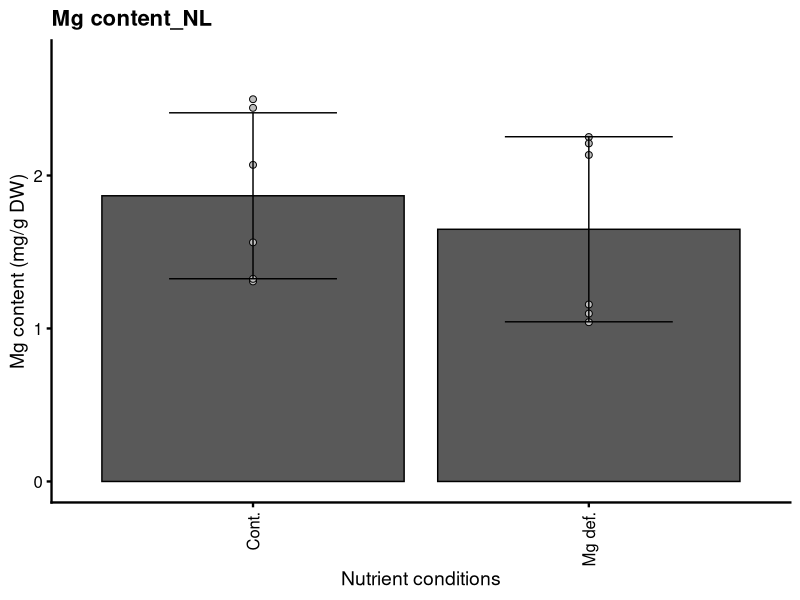

R code for this plot:
####################################################
####################################################
#Barplot by ggplot2#################################
####################################################
#Last UpDate 20201014 HY############################
####################################################

#Download packages
install.packages("ggplot2")
install.packages("cowplot")

#load packages
library(ggplot2)
library(cowplot)

#data import
d <- read.csv("Pheno/PhenoDemo.csv",header=TRUE)
d2 <- d[1:6,] 

#Setting of group turn
#d$Light <- factor(d$Light, levels=c("Open","Shading"))
d$Nutrient <- factor(d$Nutrient, levels=c("Cont.","Mg def."))

#Bar graph by ggplot2_cowplotStyle
#setEPS()
#postscript(file ="OutputFig/Barplot_Mg_NL_TwoSample.eps",width=2.5, height=3.0)

pdf(file ="OutputFig/Barplot_Mg_NL_TwoSample.pdf",width=4, height=4)

ggplot(d, aes(y=d$Mg_NL, x=d$Nutrient))+ #Imput Data
  #guides(color=FALSE, fill=FALSE)+ #Label
  stat_summary(fun.y = mean, geom="bar", position="dodge", color="black", size=0.5)+ #Barplot
  geom_point(fill="grey", shape=21, size=2, color="black",position=position_dodge(0.9))+ #Rawdata plot
  stat_summary(fun.ymin = function(x) mean(x) - sd(x), 
               fun.ymax = function(x) mean(x) + sd(x), position =position_dodge(0.9), 
               geom = 'errorbar', size=0.5, width=0.5)+ # Mean cal & Error bar
  theme_cowplot(font_size = 14, line_size = 0.8)+ # cowplot style
  #scale_y_continuous(breaks=seq(0, 6, 1), limits=c(0, 6), expand = c(0,0))+ # Setting of y axis
  theme(axis.text.x = element_text(angle=90, hjust = 1, vjust=0.5))+ # Setting of x axis
  #theme(axis.title.x = element_blank())+ #Not xaxis title
  #theme(axis.title.y = element_blank())+ #Not yaxis title
  scale_x_discrete(limits=c("Cont.","Mg def."))+ #Setting xaxis label
  #scale_fill_manual(values=c("darkorange1", "cyan4"))+ #Setting "fill" color
  #scale_color_manual(values=c("darkorange1", "cyan4"))+ #Setting "color" color
  xlab("Nutrient conditions")+ # xaxis title
  ylab("Mg content (mg/g DW)")+ # yaxis title
  labs(title="Mg content_NL") # Figure title

dev.off()

